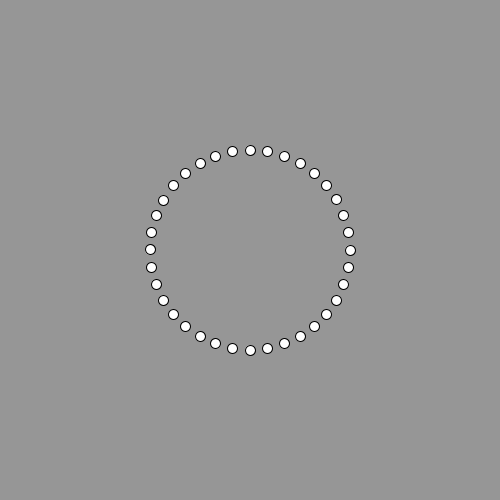
Frame 1 (no input)
Frame 60 (the mouse pressed at the canvas centre just before this capture): identical to frame 1, image omitted
Frame 120 (the mouse held since frame 60 and released just before this capture): identical to frame 1, image omitted

The Processing sketch that drew this single still picture (run headless with seeded random() and noise(); from frame 60 on, the mouse is pressed at the canvas centre):

// Processing sketch: aa_draw_in_circle
// ── aa_draw_in_circle.pde


void setup(){
  size(500,500);
}


void draw(){
     
    background(150);
    
    int radius = 100;
    int offX = width/2;
    int offY = height/2;
    
    for( int i = 0; i < 360; i+=10){
      float angle = radians(i);
      float x = offX + cos(angle)*radius;
      float y = offY + sin(angle)*radius;
      ellipse(x,y,10,10);
    }
}
